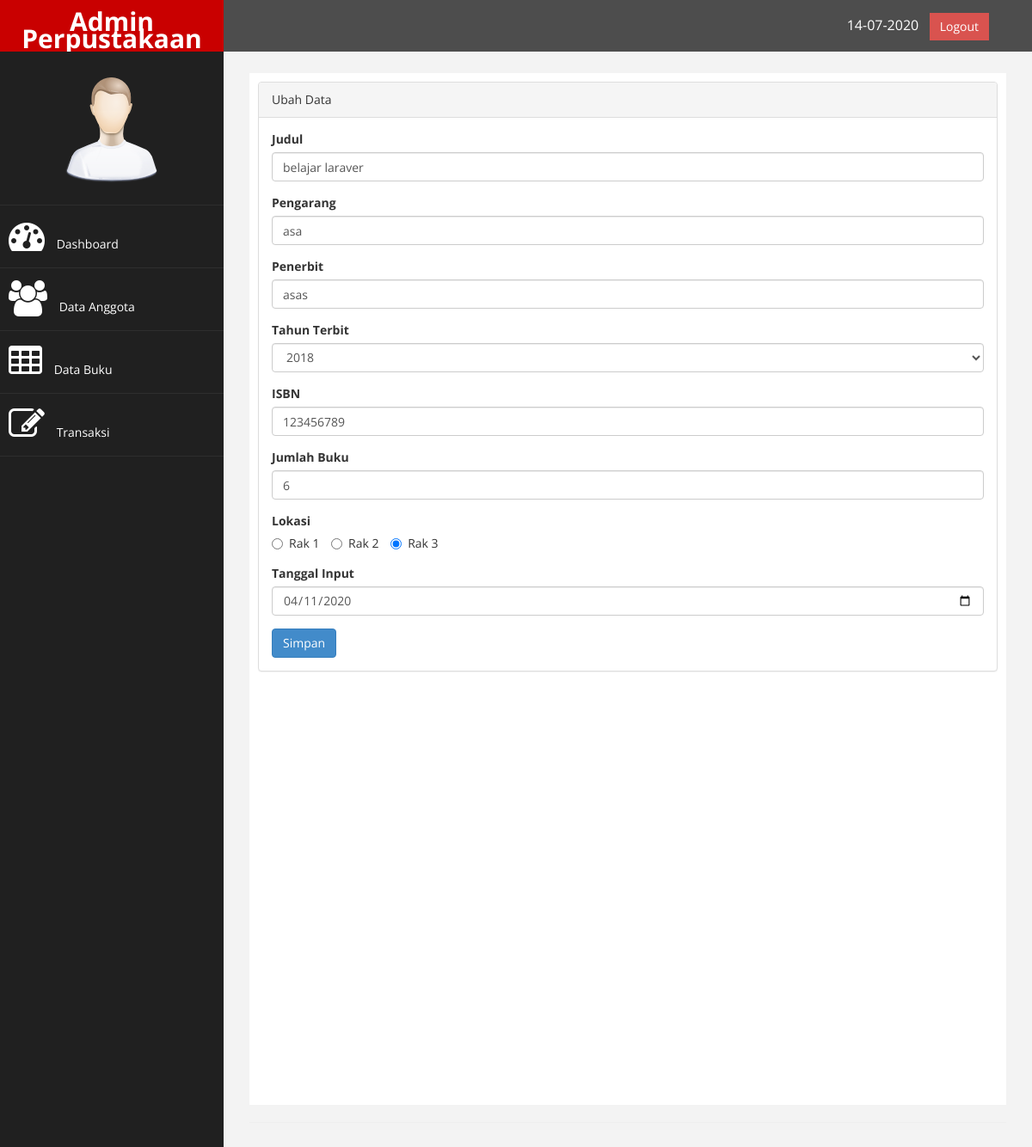
The app's page /index.php?page=buku&aksi=ubah&id=1 (signed in) with its own data.
### tables this page shows
CREATE TABLE `tb_buku` (
  `id` int(9) NOT NULL,
  `judul` varchar(200) NOT NULL,
  `pengarang` varchar(100) NOT NULL,
  `penerbit` varchar(150) NOT NULL,
  `tahun_terbit` varchar(4) NOT NULL,
  `isbn` varchar(25) NOT NULL,
  `jumlah_buku` int(4) NOT NULL,
  `lokasi` enum('rak1','rak2','rak3') NOT NULL,
  `tgl_input` date NOT NULL
);

### page/buku/ubah_buku.php (the view, shortened to what this page needs)
<?php
    $id = $_GET['id'];
    $sql = $koneksi->query("select * from tb_buku where id='$id'");
    $tampil = $sql->fetch_assoc();
    $tahun2 = $tampil['tahun_terbit'];
    $lokasi = $tampil['lokasi'];
?>
<div class="panel panel-default">
<div class="panel-heading">
      Ubah Data
</div>
<div class="panel-body">
    <div class="row">
        <div class="col-md-12">
            <form method="POST">
                <div class="form-group">
                    <label>Judul</label>
                    <input class="form-control" name="judul" value="<?php echo $tampil['judul']?>" />
                </div>
				<div class="form-group">
                    <label>Pengarang</label>
                    <input class="form-control" name="pengarang" value="<?php echo $tampil['pengarang']?>" />
                        </div>
						<div class="form-group">
                            <label>Penerbit</label>
                            <input class="form-control" name="penerbit" value="<?php echo $tampil['penerbit']?>" />
                        </div>
						<div class="form-group">
                            <label>Tahun Terbit</label>
                            <select class="form-control" name="tahun">
                                <?php
									$tahun=date("Y");
				    				for($i=$tahun-29; $i <= $tahun; $i++) {
                                        if ($i==$tahun2) {
                                            echo' <option value="'.$i.'" selected>'.$i.'</option>';
                                        }else{
                                            echo' <option value="',$i,'">',$i,'</option>';
                                        }
										}
									?>
                            </select>
                        </div>
							<div class="form-group">
                                <label>ISBN</label>
                                <input class="form-control" name="isbn" value="<?php echo $tampil['isbn']?>" />
                            </div>
							<div class="form-group">
                                <label>Jumlah Buku</label>
                                <input class="form-control" type="number" name="jumlah" value="<?php echo $tampil['jumlah_buku']?>" />
                            </div>
					    		<div class="form-group">
                                <label>Lokasi</label></br>
                                <label class="radio-inline">
                                    <input type="radio" value="rak1" name="lokasi" <?php echo($lokasi=="rak1")?"checked":""?>/> Rak 1
                                </label>
                                <label class="radio-inline">
                                    <input type="radio" value="rak2" name="lokasi" <?php echo($lokasi=="rak2")?"checked":""?>/> Rak 2
                                </label>
                                <label class="radio-inline">
                                    <input type="radio" value="rak3" name="lokasi" <?php echo($lokasi=="rak3")?"checked":""?>/> Rak 3
                                </label>
                                </div>
							<div class="form-group">
                                <label>Tanggal Input </label>
                                <input class="form-control" name="tanggal" type="date" value="<?php echo $tampil['tgl_input']?>"/>
                                    </div>
										<div>
										     <input type="submit" name="simpan" value="Simpan" class="btn btn-primary">
										</div>
								</div>
						    </div>
            </div>
        </div>
</div>

### assets/css/custom.css (style rules this page uses)
body { font-family: 'Open Sans', sans-serif; }

### records on screen
tb_buku: judul "belajar laraver", pengarang "asa", penerbit "asas", tahun "2018", isbn "123456789", jumlah "6", lokasi "☐ Rak 1", lokasi "☐ Rak 2", lokasi "☑ Rak 3", tanggal "04/11/2020"
